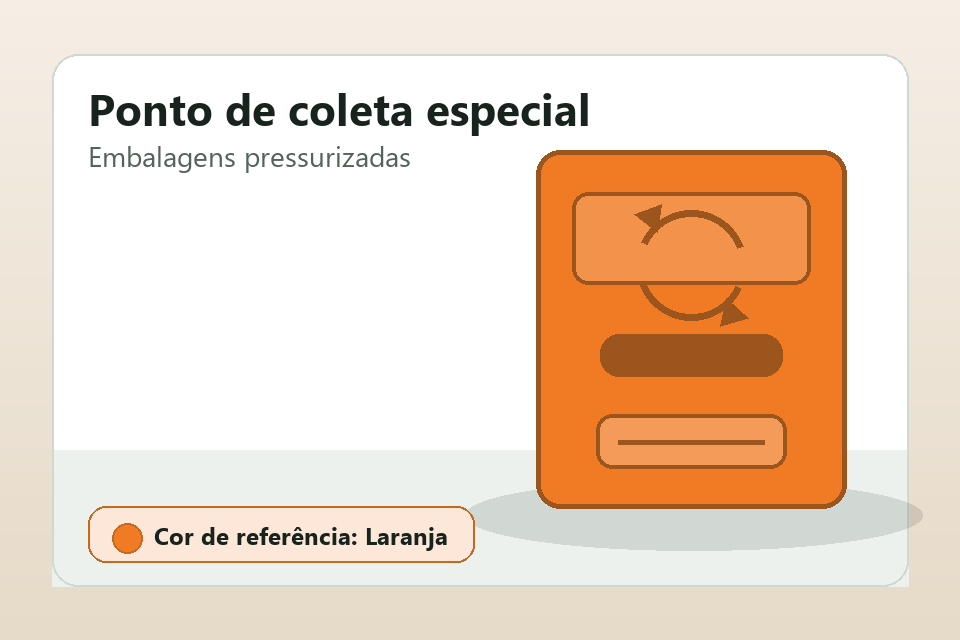
#> input picture assets/disposal_targets/aerosol_orange_dropoff.png, 960 x 640 px; its folder holds only this picture in this run
$ python -i filters.py   (imports and definitions only)
#> lines starting #> are read from the running program, lines starting #| are printed output that depends on the picture
### src/ecoscan/image_processing/image_io.py
from __future__ import annotations

from dataclasses import dataclass
from pathlib import Path

import numpy as np
from PIL import Image, ImageOps

from ecoscan.image_processing.validation import ImageInfo, validate_image_file


@dataclass(frozen=True)
class LoadedImage:
    info: ImageInfo
    array: np.ndarray


# [36 lines left out: functions load_rgb_image, array_to_pil, save_image, not called in this run]


def ensure_uint8(image: np.ndarray) -> np.ndarray:
    if image.dtype == np.uint8:
        return image
    return np.clip(image, 0, 255).astype(np.uint8)

### src/ecoscan/image_processing/filters.py
from __future__ import annotations

from dataclasses import dataclass
from typing import Any, Callable

import numpy as np
from PIL import ImageFilter

from ecoscan.image_processing.image_io import array_to_pil, ensure_uint8


try:
    import cv2  # type: ignore
except ImportError:  # pragma: no cover - exercised in environments without OpenCV.
    cv2 = None


class FilterUnavailableError(RuntimeError):
    """Raised when a requested filter needs an unavailable optional dependency."""


@dataclass(frozen=True)
class FilterResult:
    name: str
    image: np.ndarray
    parameters: dict[str, Any]
    explanation: str
    dependency: str


# [5 lines left out: function _odd_kernel, not called in this run]


def _rgb_to_gray(image: np.ndarray) -> np.ndarray:
    rgb = ensure_uint8(image).astype(np.float32)
    return (0.299 * rgb[..., 0] + 0.587 * rgb[..., 1] + 0.114 * rgb[..., 2]).astype(np.float32)


def _gray_to_rgb(gray: np.ndarray) -> np.ndarray:
    clipped = np.clip(gray, 0, 255).astype(np.uint8)
    return np.repeat(clipped[..., None], 3, axis=2)


# [91 lines left out: functions apply_none, apply_gaussian, apply_median, apply_bilateral, _global_histogram_equalization, not called in this run]


def apply_clahe(
    image: np.ndarray,
    *,
    clip_limit: float = 2.0,
    tile_grid_size: tuple[int, int] | list[int] = (8, 8),
    strength: float = 1.0,
    **_: Any,
) -> FilterResult:
#> called with clip_limit = 2, tile_grid_size = (8, 8), strength = 1
    rgb = ensure_uint8(image)
    if not 0 <= float(strength) <= 1:
        raise ValueError("CLAHE strength must be between 0 and 1.")
    if cv2 is not None:
        lab = cv2.cvtColor(rgb, cv2.COLOR_RGB2LAB)
#> lab: shape (640, 960, 3); mean of channels 0, 1, 2 224.4, 134.4, 140.9
        lightness, channel_a, channel_b = cv2.split(lab)
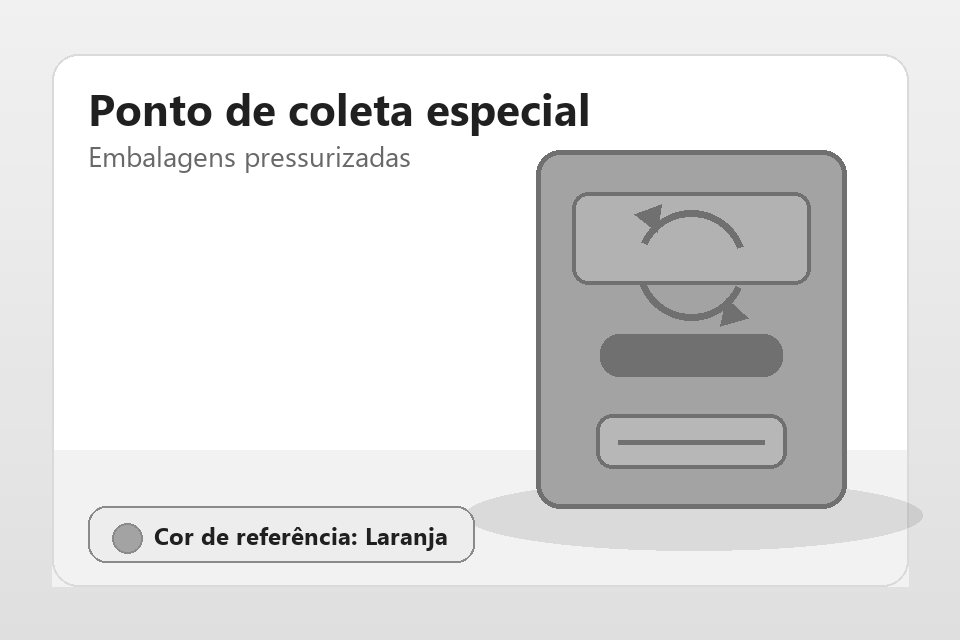
#> lightness: shape (640, 960); min 32, max 255, mean 224.4
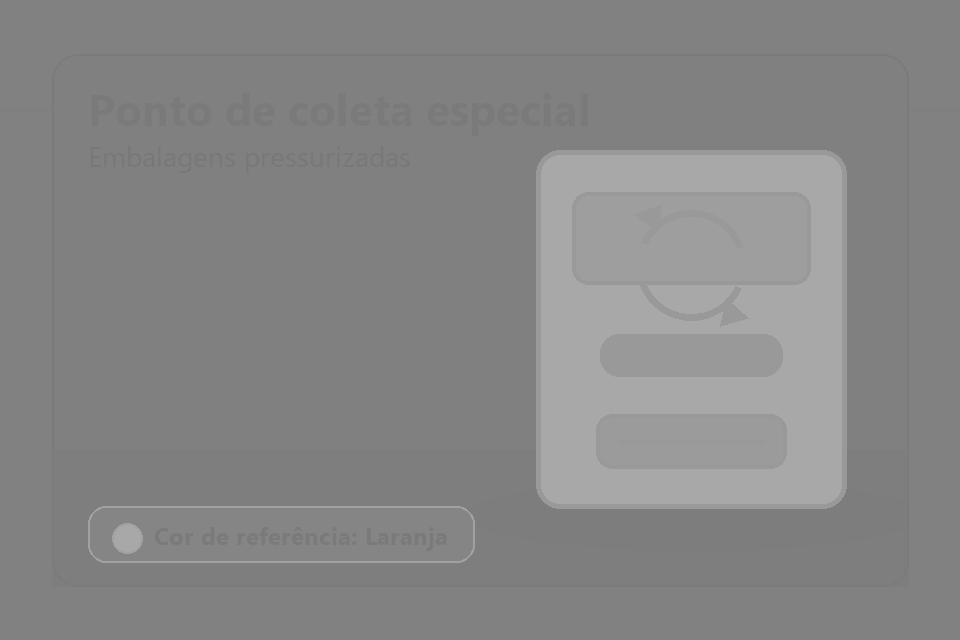
#> channel_a: shape (640, 960); min 119, max 168, mean 134.4
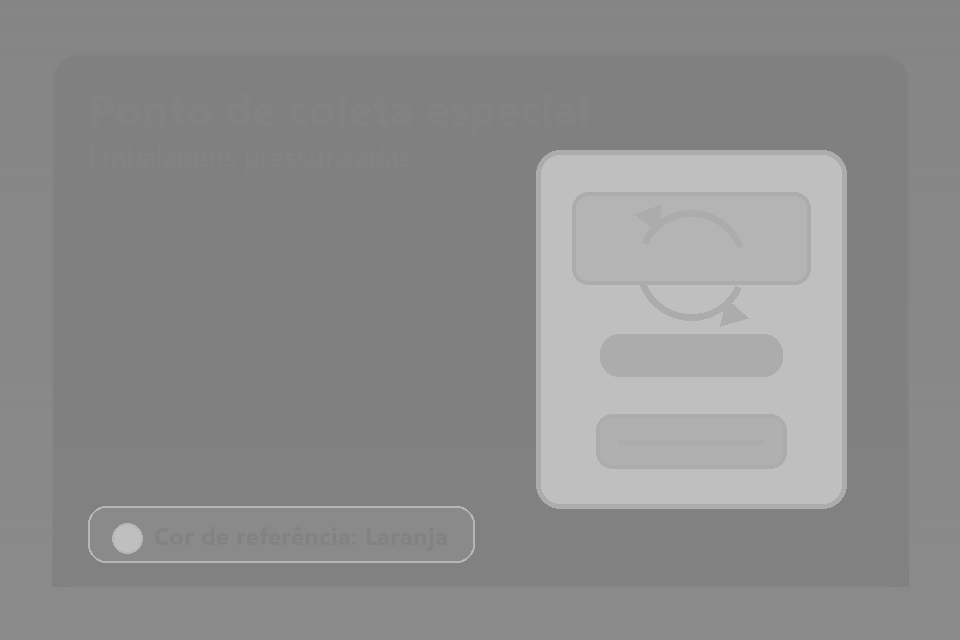
#> channel_b: shape (640, 960); min 128, max 191, mean 140.9
        clahe = cv2.createCLAHE(clipLimit=float(clip_limit), tileGridSize=tuple(tile_grid_size))
        enhanced = clahe.apply(lightness)
        enhanced = cv2.addWeighted(lightness, 1.0 - float(strength), enhanced, float(strength), 0)
        merged = cv2.merge((enhanced, channel_a, channel_b))
#> merged: shape (640, 960, 3); mean of channels 0, 1, 2 223.7, 134.4, 140.9
        filtered = cv2.cvtColor(merged, cv2.COLOR_LAB2RGB)
        dependency = "opencv"
        explanation = "Melhora contraste local no canal de luminosidade, útil quando iluminação é irregular."
    else:
        raise FilterUnavailableError("CLAHE requires OpenCV; grayscale equalization would discard color.")
    return FilterResult(
        name="clahe",
        image=ensure_uint8(filtered),
        parameters={"clip_limit": float(clip_limit), "tile_grid_size": list(tile_grid_size), "strength": float(strength)},
        explanation=explanation,
        dependency=dependency,
    )


# [61 lines left out: functions _convolve2d, _sobel_magnitude, apply_sobel, apply_canny, not called in this run]


FILTERS: dict[str, Callable[..., FilterResult]] = {
    "none": apply_none,
    "gaussian": apply_gaussian,
    "median": apply_median,
    "bilateral": apply_bilateral,
    "clahe": apply_clahe,
    "sobel": apply_sobel,
    "canny": apply_canny,
}


# [6 lines left out: function apply_filter, not called in this run]

>>> import cv2
>>> picture = cv2.cvtColor(cv2.imread('../../../assets/disposal_targets/aerosol_orange_dropoff.png'), cv2.COLOR_BGR2RGB)
>>> result = apply_clahe(picture)
